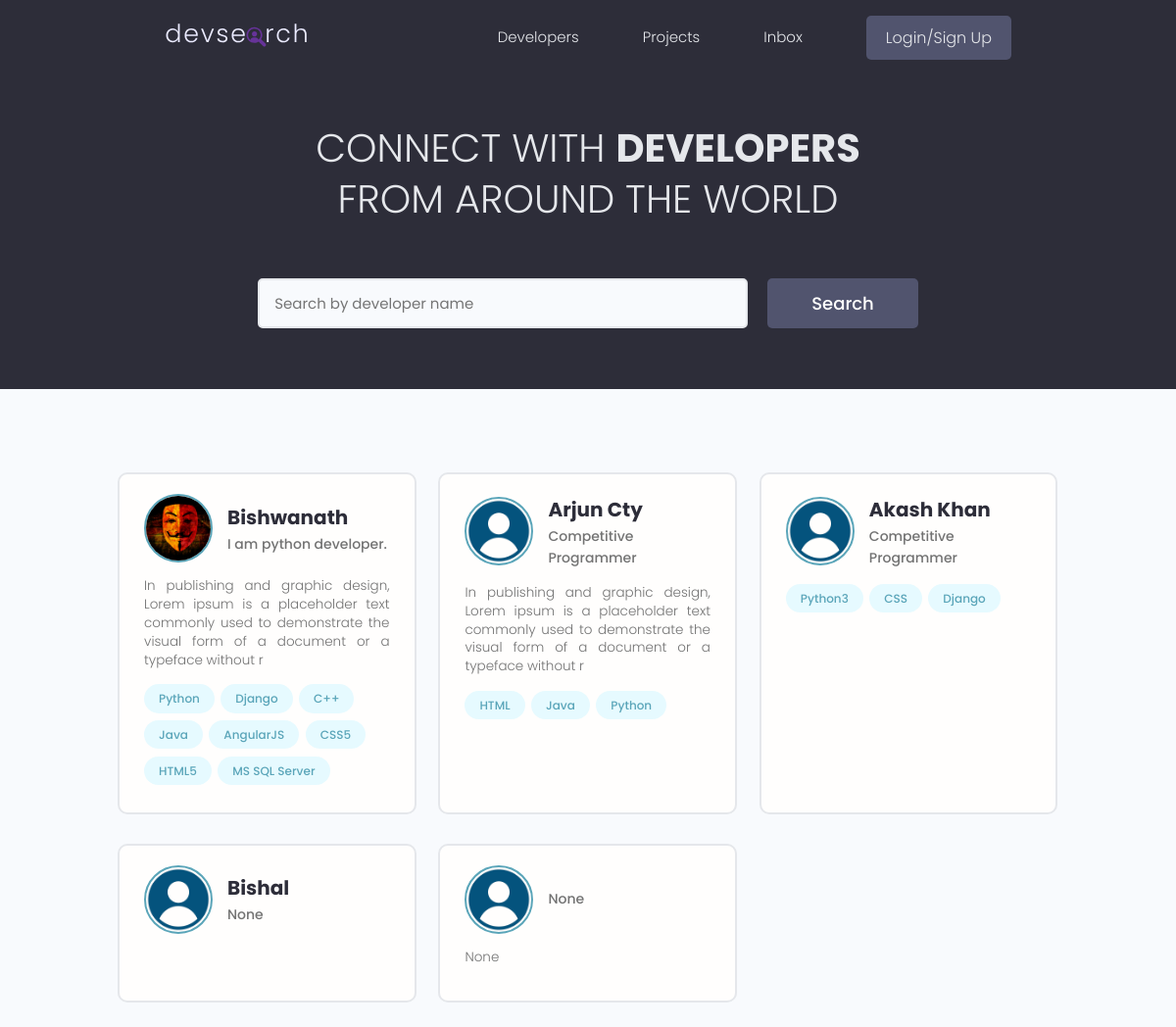
The page / on the database its author committed.
### users/models.py (models this page shows, shortened)
class Profile(models.Model):
    user = models.OneToOneField(User, on_delete=models.CASCADE, null=True, blank=True)
    name = models.CharField(max_length=200, blank=True, null=True)
    username = models.CharField(max_length=200, blank=True, null=True)
    location = models.CharField(max_length=200, blank=True, null=True)
    email = models.EmailField(max_length=300, blank=True, null=True)
    short_intro = models.CharField(max_length=200, blank=True, null=True)
    bio = models.TextField(blank=True, null=True)
    profile_image = models.ImageField(blank=True, null=True, upload_to='profiles/', default='profiles/profile.png')
    social_github = models.CharField(max_length=200, blank=True, null=True)
    social_twitter = models.CharField(max_length=200, blank=True, null=True)
    social_linkedin = models.CharField(max_length=200, blank=True, null=True)
    social_youtube = models.CharField(max_length=200, blank=True, null=True)
    social_website = models.CharField(max_length=200, blank=True, null=True)
    created = models.DateTimeField(auto_now_add=True)
    id = models.UUIDField(default=uuid.uuid4, unique=True, primary_key=True, editable=False)

class Skill(models.Model):
    owner = models.ForeignKey(Profile, on_delete=models.CASCADE, null=True, blank=True)
    name = models.CharField(max_length=200, null=True, blank=True)
    description = models.TextField(null=True, blank=True)
    created = models.DateTimeField(auto_now_add=True)
    id = models.UUIDField(default=uuid.uuid4, unique=True, primary_key=True, editable=False)
    def __str__(self) -> str:
        return str(self.name)

### users/views.py (the view)
# urls.py: path('', views.profiles, name='profiles'),
def profiles(request):
    profiles = Profile.objects.all()
    context = {'profiles': profiles}
    return render(request, 'users/profiles.html', context)

### users/templates/users/profiles.html (shortened to what this page needs)
{% extends 'main.html' %}
{% block content %}
<main class="home">
    <section class="hero-section text-center">
        <div class="container container--narrow">
            <div class="hero-section__box">
                <h2>CONNECT WITH <span>DEVELOPERS</span></h2>
                <h2>FROM AROUND THE WORLD</h2>
            </div>
            <div class="hero-section__search">
                <form class="form" action="#" method="get">
                    <div class="form__field">
                        <input class="input input--text" id="formInput#search" type="text" name="text"
                            placeholder="Search by developer name" />
                    </div>
                    <input class="btn btn--sub btn--lg" type="submit" value="Search" />
                </form>
            </div>
        </div>
    </section>
    <section class="devlist">
        <div class="container">
            <div class="grid grid--three">
                {% for profile in profiles %}
                    <div class="column card">
                        <div class="dev">
                            <a href="{% url 'user-profile' profile.id %}" class="card__body">
                                <div class="dev__profile">
                                    <img class="avatar avatar--md" src="{{ profile.profile_image.url }}"
                                        alt="image" />
                                    <div class="dev__meta">
                                        <h3>{{ profile.name }}</h3>
                                        <h5> {{ profile.short_intro }} </h5>
                                    </div>
                                </div>
                                <p class="dev__info">
                                    {{profile.bio|slice:"150"}}
                                </p>
                                <div class="dev__skills">
                                    {% for skill in profile.skill_set.all %}
                                    <span class="tag tag--pill tag--main">
                                        <small>{{ skill }}</small>
                                    </span>
                                    {% endfor %}
                                </div>
                            </a>
                        </div>
                    </div>
                {% endfor %}
            </div>
        </div>
    </section>
</main>
{% endblock content %}

### static/styles/app.css (style rules this page uses)
:root { --color-sub: #2d2d39; }
.btn--sub { background-color: var(--color-sub-light); }
.card { border: 2px solid var(--color-light); }
img { width: 100%; }
.hero-section { height: 40vh; display: flex; align-items: center; background-color: var(--color-sub); }
.hero-section__box { margin-bottom: 4rem; }
.hero-section__box > h2, .hero-section__box > h2 > span { font-size: 4rem; color: var(--color-light); line-height: 1.3; text-transform: uppercase; }
.hero-section__box > h2 { font-weight: 300; }
.hero-section__box > h2 > span { font-weight: 700; }
.hero-section__search > .form { display: flex; align-items: center; justify-content: center; gap: 2rem; }
.hero-section__search > .form input.input--text { width: 50rem; }
.devlist { margin-top: 8rem; }
.devlist .grid { align-items: stretch; }
.devlist .dev .dev__profile { display: flex; align-items: center; gap: 1.5rem; }
.devlist .dev .dev__meta h3 { color: var(--color-sub); font-size: 2rem; font-weight: 700; }
.devlist .dev .dev__meta h5 { color: var(--color-text); font-size: 1.4rem; font-weight: 500; }
.devlist .dev .dev__info { margin: 1.5rem 0; font-size: 1.35rem; line-height: 1.4; text-align: justify; }

### static/uikit/styles/modules/_variables.css (style rules this page uses)
:root { --color-main: #5aa5b9; --color-main-light: #e6faff; --color-sub: #3f4156; --color-sub-light: #51546e; --color-sub-lighter: #ededfd; --color-text: #737373; --color-gray: #8b8b8b; --color-light: #e5e7eb; --color-light-gray: #767676; --color-bg: #f8fafd; --color-white: #fffefd; --color-white-light: #f3f3f3; --color-success: #359e64; --color-success-bg: #def8e8; --color-error: #fc4b0b; --color-error-bg: #fff2ee; --font-base: 'Poppins', arial, helvetica, 'Segoe UI', roboto, ubuntu, sans-serif; --font-monospace: 'Fira Code', 'Courier New', courier, monospace; --font-regular: 300; --font-medium: 500; --font-bold: 700; --generic-shadow: 1px 1px 5px #00000010; --generic-transition: all 0.3s ease-in-out; }

### static/uikit/styles/modules/_base.css (style rules this page uses)
* { margin: 0; padding: 0; box-sizing: border-box; text-rendering: optimizeLegibility; color: inherit; font-size: inherit; }
html { font-size: 50%; }
@media only screen and (min-width: 480px) { html { font-size: 56.25%; } }
@media only screen and (min-width: 1200px) { html { font-size: 62.5%; } }
body { line-height: 1.6; font-weight: 400; font-size: 1.5rem; color: var(--color-text); background-color: var(--color-bg); min-height: 100vh; }

### static/uikit/styles/modules/_typography.css (style rules this page uses)
* { font-family: var(--font-base); }
h2 { font-size: 3.6rem; font-weight: var(--font-bold); }
h3 { font-size: 3.2rem; font-weight: var(--font-medium); }
h5 { font-size: 2.4rem; font-weight: var(--font-medium); }
h5, h6 { font-weight: var(--font-regular); }
p, span, strong { font-size: 1.6rem; color: var(--color-text); font-weight: var(--font-regular); }
a { padding-bottom: 2px; text-decoration: none; display: inline-block; color: var(--color-main); font-weight: var(--font-medium); }

### static/uikit/styles/modules/_utilities.css (style rules this page uses)
.container { width: 92%; max-width: 165rem; margin: 0 auto; box-sizing: border-box; }
.container--narrow { width: 92%; max-width: 120rem; }
@media screen and (min-width: 1000px) { .container { width: 90%; } }
@media screen and (min-width: 1000px) { .container--narrow { width: 85%; } }
@media screen and (min-width: 1200px) { .container { width: 80%; } }
@media screen and (min-width: 1200px) { .container--narrow { width: 72%; } }
.text-center { text-align: center; }

### static/uikit/styles/modules/_avatar.css (style rules this page uses)
.avatar { border-radius: 50%; border: 2px solid var(--color-main); object-fit: cover; }
.avatar--md { height: 7rem; width: 7rem; }

### static/uikit/styles/modules/_button.css (style rules this page uses)
.btn { display: inline-block; position: relative; cursor: pointer; background-color: var(--color-light); font-weight: var(--font-medium); color: var(--color-sub); text-decoration: none; padding: 1rem 2rem; border-radius: 0.5rem; border: none; width: -webkit-fit-content; width: -moz-fit-content; width: fit-content; height: -webkit-fit-content; height: -moz-fit-content; height: fit-content; font-size: 1.6rem; outline-width: 0; outline-color: transparent; -webkit-backface-visibility: hidden; backface-visibility: hidden; transition: all 0.3s ease-in-out; }
.btn--sub { background-color: var(--color-sub); color: var(--color-white); }
.btn--lg { font-size: 1.8rem; padding: 1.2rem 4.5rem; }

### static/uikit/styles/modules/_card.css (style rules this page uses)
.card { border-radius: 1rem; background-color: var(--color-white); border: 1.5px solid var(--color-light); width: auto; height: auto; margin-top: 0.5rem; margin-bottom: 0.5rem; overflow: hidden; }
.card__body, .card__header { padding: 2rem 2.5rem; }

### rows shown on the page
Profile: profile_image (picture), name "Bishwanath", short_intro "I am python developer.", bio "In publishing and graphic design, Lorem ipsum is a placeholder text commonly used to demonstrate the visual form of a document or a typeface without r"
Skill: name "Python"
Skill: name "Django"
Skill: name "C++"
Skill: name "Java"
Skill: name "AngularJS"
Skill: name "CSS5"
Skill: name "HTML5"
Skill: name "MS SQL Server"
Profile: profile_image (placeholder picture), name "Arjun Cty", short_intro "Competitive Programmer", bio "In publishing and graphic design, Lorem ipsum is a placeholder text commonly used to demonstrate the visual form of a document or a typeface without r"
Skill: name "HTML"
Skill: name "Java"
Skill: name "Python"
Profile: profile_image (placeholder picture), name "Akash Khan", short_intro "Competitive Programmer"
Skill: name "Python3"
Skill: name "CSS"
Skill: name "Django"
Profile: profile_image (placeholder picture), name "Bishal", short_intro "None"
Profile: profile_image (placeholder picture), short_intro "None", bio "None"
